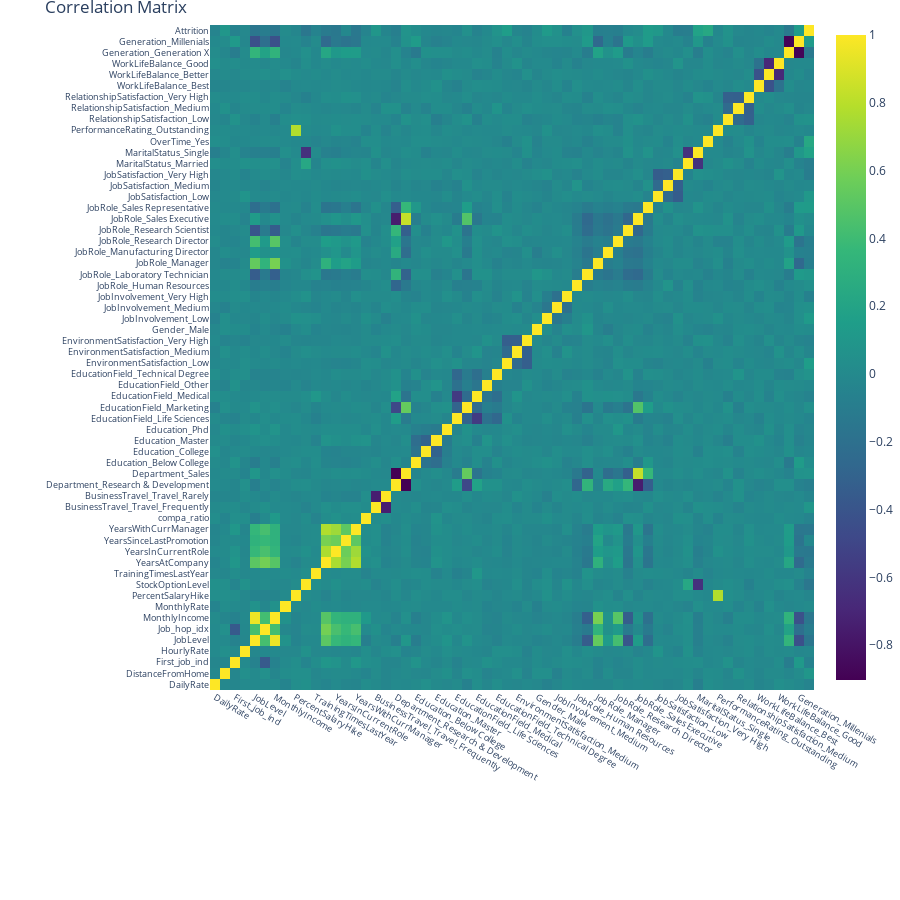

Notebook cell for this chart:
### Code cell
def plot_correlation_matrix(predictor_df: pd.DataFrame, target_label: pd.Series):
    corr = pd.concat([predictor_df, target_label], axis=1).corr()
    matrix_cols = corr.columns.tolist()
    corr_array = np.array(corr)
    trace = go.Heatmap(x=matrix_cols,
                       y=matrix_cols,
                       z=corr_array,
                       colorscale='Viridis',
                       colorbar=dict()
                      )
    
    layout = go.Layout(dict(title='Correlation Matrix',
                            autosize=False,
                            height=900,
                            width=900,
                            margin=dict(r=0, l=210,
                                        t=25, b=210
                                       ),
                            xaxis=dict(tickfont=dict(size=9)),
                            yaxis=dict(tickfont=dict(size=9))
                           )
                      )
    fig = go.Figure(data=[trace], layout=layout)
    py.iplot(fig)
    
    
plot_correlation_matrix(X_train, y_train)

### Figure 1 — Plotly figure (JSON) as saved in the notebook; plotly's stock layout.template omitted (floating-point values rounded to 4 significant figures; data arrays with more than 128 entries replaced by an {"elided": "..."} marker saying what was removed)
{"data": [{"colorscale": [[0, "#440154"], [0.1111, "#482878"], [0.2222, "#3e4989"], [0.3333, "#31688e"], [0.4444, "#26828e"], [0.5556, "#1f9e89"], [0.6667, "#35b779"], [0.7778, "#6ece58"], [0.8889, "#b5de2b"], [1, "#fde725"]], "type": "heatmap", "x": ["DailyRate", "DistanceFromHome", "First_job_ind", "HourlyRate", "JobLevel", "Job_hop_idx", "MonthlyIncome", "MonthlyRate", "PercentSalaryHike", "StockOptionLevel", "TrainingTimesLastYear", "YearsAtCompany", "YearsInCurrentRole", "YearsSinceLastPromotion", "YearsWithCurrManager", "compa_ratio", "BusinessTravel_Travel_Frequently", "BusinessTravel_Travel_Rarely", "Department_Research & Development", "Department_Sales", "Education_Below College", "Education_College", "Education_Master", "Education_Phd", "EducationField_Life Sciences", "EducationField_Marketing", "EducationField_Medical", "EducationField_Other", "EducationField_Technical Degree", "EnvironmentSatisfaction_Low", "EnvironmentSatisfaction_Medium", "EnvironmentSatisfaction_Very High", "Gender_Male", "JobInvolvement_Low", "JobInvolvement_Medium", "JobInvolvement_Very High", "JobRole_Human Resources", "JobRole_Laboratory Technician", "JobRole_Manager", "JobRole_Manufacturing Director", "JobRole_Research Director", "JobRole_Research Scientist", "JobRole_Sales Executive", "JobRole_Sales Representative", "JobSatisfaction_Low", "JobSatisfaction_Medium", "JobSatisfaction_Very High", "MaritalStatus_Married", "MaritalStatus_Single", "OverTime_Yes", "PerformanceRating_Outstanding", "RelationshipSatisfaction_Low", "RelationshipSatisfaction_Medium", "RelationshipSatisfaction_Very High", "WorkLifeBalance_Best", "WorkLifeBalance_Better", "WorkLifeBalance_Good", "Generation_Generation X", "Generation_Millenials", "Attrition"], "y": ["DailyRate", "DistanceFromHome", "First_job_ind", "HourlyRate", "JobLevel", "Job_hop_idx", "MonthlyIncome", "MonthlyRate", "PercentSalaryHike", "StockOptionLevel", "TrainingTimesLastYear", "YearsAtCompany", "YearsInCurrentRole", "YearsSinceLastPromotion", "YearsWithCurrManager", "compa_ratio", "BusinessTravel_Travel_Frequently", "BusinessTravel_Travel_Rarely", "Department_Research & Development", "Department_Sales", "Education_Below College", "Education_College", "Education_Master", "Education_Phd", "EducationField_Life Sciences", "EducationField_Marketing", "EducationField_Medical", "EducationField_Other", "EducationField_Technical Degree", "EnvironmentSatisfaction_Low", "EnvironmentSatisfaction_Medium", "EnvironmentSatisfaction_Very High", "Gender_Male", "JobInvolvement_Low", "JobInvolvement_Medium", "JobInvolvement_Very High", "JobRole_Human Resources", "JobRole_Laboratory Technician", "JobRole_Manager", "JobRole_Manufacturing Director", "JobRole_Research Director", "JobRole_Research Scientist", "JobRole_Sales Executive", "JobRole_Sales Representative", "JobSatisfaction_Low", "JobSatisfaction_Medium", "JobSatisfaction_Very High", "MaritalStatus_Married", "MaritalStatus_Single", "OverTime_Yes", "PerformanceRating_Outstanding", "RelationshipSatisfaction_Low", "RelationshipSatisfaction_Medium", "RelationshipSatisfaction_Very High", "WorkLifeBalance_Best", "WorkLifeBalance_Better", "WorkLifeBalance_Good", "Generation_Generation X", "Generation_Millenials", "Attrition"], "z": {"elided": "60x60 float values"}}], "layout": {"autosize": false, "height": 900, "margin": {"b": 210, "l": 210, "r": 0, "t": 25}, "title": {"text": "Correlation Matrix"}, "width": 900, "xaxis": {"autorange": true, "range": [-0.5, 59.5], "tickfont": {"size": 9}, "type": "category"}, "yaxis": {"autorange": true, "range": [-0.5, 59.5], "tickfont": {"size": 9}, "type": "category"}}}
